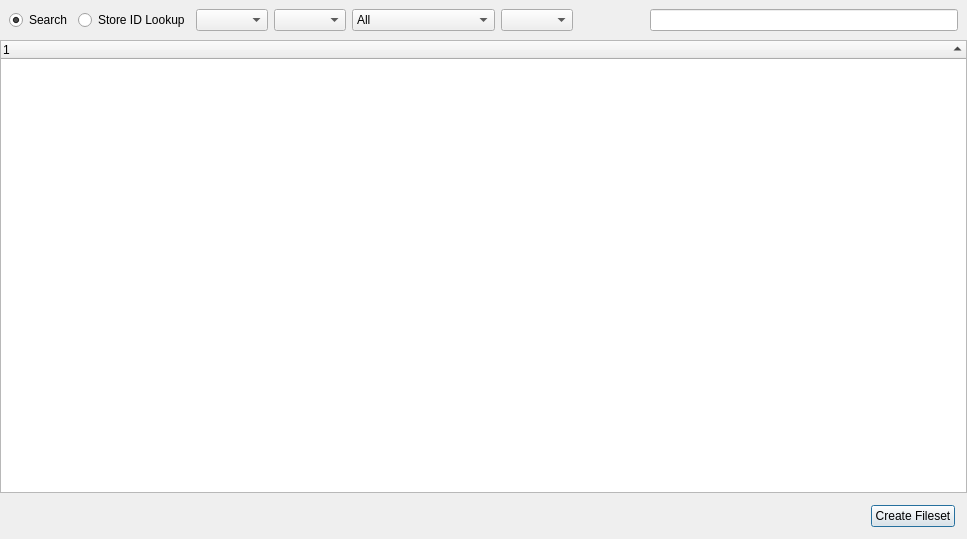
<?xml version="1.0" encoding="UTF-8"?>
<ui version="4.0">
 <class>SearchAppStoreDlg</class>
 <widget class="QDialog" name="SearchAppStoreDlg">
  <property name="geometry">
   <rect>
    <x>0</x>
    <y>0</y>
    <width>967</width>
    <height>539</height>
   </rect>
  </property>
  <property name="windowTitle">
   <string>Search App Store</string>
  </property>
  <layout class="QVBoxLayout" name="verticalLayout">
   <property name="spacing">
    <number>0</number>
   </property>
   <property name="leftMargin">
    <number>0</number>
   </property>
   <property name="topMargin">
    <number>0</number>
   </property>
   <property name="rightMargin">
    <number>0</number>
   </property>
   <property name="bottomMargin">
    <number>0</number>
   </property>
   <item>
    <widget class="ViewSearchHeader" name="widget" native="true">
     <layout class="QHBoxLayout" name="horizontalLayout_2">
      <item>
       <widget class="QRadioButton" name="searchRadio">
        <property name="text">
         <string>Search</string>
        </property>
        <property name="checked">
         <bool>true</bool>
        </property>
       </widget>
      </item>
      <item>
       <widget class="QRadioButton" name="lookupRadio">
        <property name="text">
         <string>Store ID Lookup</string>
        </property>
       </widget>
      </item>
      <item>
       <widget class="QComboBox" name="countryComboBox"/>
      </item>
      <item>
       <widget class="QComboBox" name="languageComboBox"/>
      </item>
      <item>
       <widget class="QComboBox" name="genreComboBox">
        <property name="enabled">
         <bool>true</bool>
        </property>
        <item>
         <property name="text">
          <string>All</string>
         </property>
        </item>
        <item>
         <property name="text">
          <string>Books</string>
         </property>
        </item>
        <item>
         <property name="text">
          <string>Business</string>
         </property>
        </item>
        <item>
         <property name="text">
          <string>Entertainment</string>
         </property>
        </item>
        <item>
         <property name="text">
          <string>Education</string>
         </property>
        </item>
        <item>
         <property name="text">
          <string>Finance</string>
         </property>
        </item>
        <item>
         <property name="text">
          <string>Games</string>
         </property>
        </item>
        <item>
         <property name="text">
          <string>Healthcare &amp; Fitness</string>
         </property>
        </item>
        <item>
         <property name="text">
          <string>Lifestyle</string>
         </property>
        </item>
        <item>
         <property name="text">
          <string>Medical</string>
         </property>
        </item>
        <item>
         <property name="text">
          <string>Musical</string>
         </property>
        </item>
        <item>
         <property name="text">
          <string>Navigation</string>
         </property>
        </item>
        <item>
         <property name="text">
          <string>News</string>
         </property>
        </item>
        <item>
         <property name="text">
          <string>Photography</string>
         </property>
        </item>
        <item>
         <property name="text">
          <string>Productivity</string>
         </property>
        </item>
        <item>
         <property name="text">
          <string>Reference</string>
         </property>
        </item>
        <item>
         <property name="text">
          <string>Social Networking</string>
         </property>
        </item>
        <item>
         <property name="text">
          <string>Sports</string>
         </property>
        </item>
        <item>
         <property name="text">
          <string>Travel</string>
         </property>
        </item>
        <item>
         <property name="text">
          <string>Utilities</string>
         </property>
        </item>
        <item>
         <property name="text">
          <string>Weather</string>
         </property>
        </item>
       </widget>
      </item>
      <item>
       <widget class="QComboBox" name="deviceComboBox"/>
      </item>
      <item>
       <spacer name="horizontalSpacer_2">
        <property name="orientation">
         <enum>Qt::Horizontal</enum>
        </property>
        <property name="sizeHint" stdset="0">
         <size>
          <width>40</width>
          <height>20</height>
         </size>
        </property>
       </spacer>
      </item>
      <item>
       <widget class="CircularProgressIndicator" name="circularProgress" native="true">
        <property name="minimumSize">
         <size>
          <width>25</width>
          <height>0</height>
         </size>
        </property>
       </widget>
      </item>
      <item>
       <widget class="SearchLineEdit" name="searchField">
        <property name="sizePolicy">
         <sizepolicy hsizetype="MinimumExpanding" vsizetype="Fixed">
          <horstretch>10</horstretch>
          <verstretch>0</verstretch>
         </sizepolicy>
        </property>
       </widget>
      </item>
     </layout>
    </widget>
   </item>
   <item>
    <widget class="StyledTreeWidget" name="treeWidget">
     <property name="alternatingRowColors">
      <bool>true</bool>
     </property>
     <property name="selectionMode">
      <enum>QAbstractItemView::SingleSelection</enum>
     </property>
     <property name="rootIsDecorated">
      <bool>false</bool>
     </property>
     <property name="uniformRowHeights">
      <bool>true</bool>
     </property>
     <property name="sortingEnabled">
      <bool>true</bool>
     </property>
     <property name="animated">
      <bool>true</bool>
     </property>
     <column>
      <property name="text">
       <string notr="true">1</string>
      </property>
     </column>
    </widget>
   </item>
   <item>
    <layout class="QHBoxLayout" name="horizontalLayout">
     <property name="leftMargin">
      <number>12</number>
     </property>
     <property name="topMargin">
      <number>12</number>
     </property>
     <property name="rightMargin">
      <number>12</number>
     </property>
     <property name="bottomMargin">
      <number>12</number>
     </property>
     <item>
      <widget class="CircularProgressIndicator" name="createFilesetProgress" native="true"/>
     </item>
     <item>
      <widget class="QLabel" name="resultLabel">
       <property name="text">
        <string/>
       </property>
      </widget>
     </item>
     <item>
      <spacer name="horizontalSpacer">
       <property name="orientation">
        <enum>Qt::Horizontal</enum>
       </property>
       <property name="sizeHint" stdset="0">
        <size>
         <width>40</width>
         <height>20</height>
        </size>
       </property>
      </spacer>
     </item>
     <item>
      <widget class="QPushButton" name="createFilesetButton">
       <property name="text">
        <string>Create Fileset</string>
       </property>
      </widget>
     </item>
    </layout>
   </item>
  </layout>
 </widget>
 <customwidgets>
  <customwidget>
   <class>SearchLineEdit</class>
   <extends>QLineEdit</extends>
   <header>FileWaveGuiLib/searchlineedit/searchlineedit.h</header>
  </customwidget>
  <customwidget>
   <class>ViewSearchHeader</class>
   <extends>QWidget</extends>
   <header>FWAdminLib/ViewSearchHeader.h</header>
   <container>1</container>
  </customwidget>
  <customwidget>
   <class>StyledTreeWidget</class>
   <extends>QTreeWidget</extends>
   <header>FileWaveGuiLib/styledviews/styledtreeview.h</header>
  </customwidget>
  <customwidget>
   <class>CircularProgressIndicator</class>
   <extends>QWidget</extends>
   <header>FileWaveGuiLib/circularprogressindicator.h</header>
   <container>1</container>
  </customwidget>
 </customwidgets>
 <tabstops>
  <tabstop>searchField</tabstop>
  <tabstop>searchRadio</tabstop>
  <tabstop>lookupRadio</tabstop>
  <tabstop>countryComboBox</tabstop>
  <tabstop>languageComboBox</tabstop>
  <tabstop>genreComboBox</tabstop>
  <tabstop>deviceComboBox</tabstop>
  <tabstop>treeWidget</tabstop>
  <tabstop>createFilesetButton</tabstop>
 </tabstops>
 <resources/>
 <connections/>
</ui>
